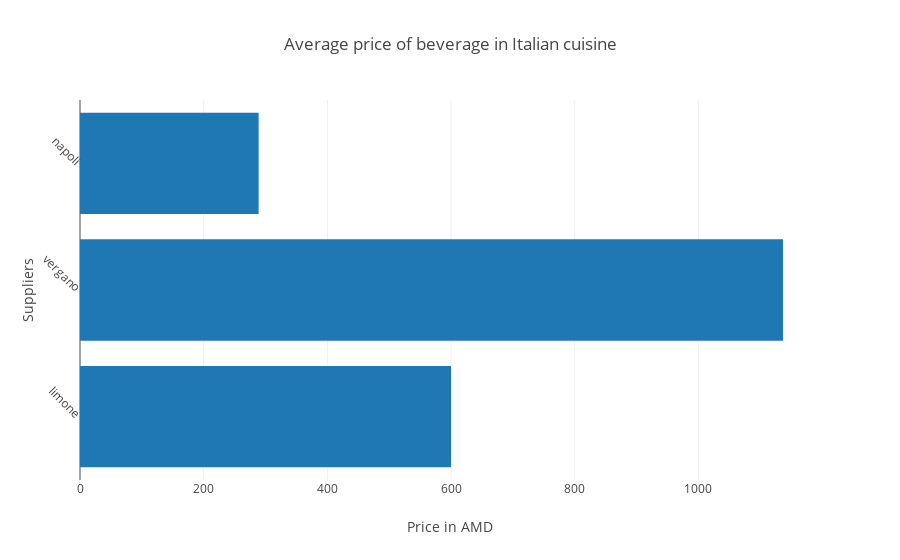

The code cell stored with this chart in its notebook:
### Code cell
trace = go.Bar(x=[avg_italian_limone_beverage,
                  avg_italian_vergnano_beverage,
                  avg_italian_napoli_beverage], y=['limone', 'vergano', 'napoli'], orientation="h")

data = [trace]
layout = go.Layout(
    title=go.layout.Title(
        text='Average price of beverage in Italian cuisine'
    ),
    xaxis=go.layout.XAxis(
        title=go.layout.xaxis.Title(
            text='Price in AMD'
        )
    ),
    yaxis=go.layout.YAxis(
        title=go.layout.yaxis.Title(
            text='Suppliers'
        ),
        tickangle=45
    )
)
figure = dict(data=data,layout=layout)
iplot(figure)

### Figure 1 — Plotly figure (JSON) as saved in the notebook; plotly's stock layout.template omitted (floating-point values rounded to 4 significant figures)
{"data": [{"orientation": "h", "type": "bar", "uid": "7194bbd6-eee4-4ffd-b886-0fee0653709d", "x": [600, 1137.0, 288.9], "y": ["limone", "vergano", "napoli"]}], "layout": {"title": {"text": "Average price of beverage in Italian cuisine"}, "xaxis": {"title": {"text": "Price in AMD"}}, "yaxis": {"tickangle": 45, "title": {"text": "Suppliers"}}}}
